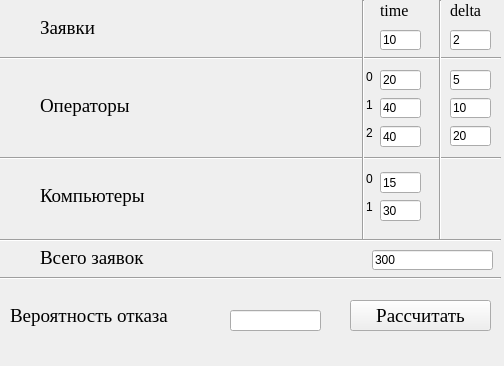
<?xml version="1.0" encoding="UTF-8"?>
<ui version="4.0">
 <class>Form</class>
 <widget class="QWidget" name="Form">
  <property name="geometry">
   <rect>
    <x>0</x>
    <y>0</y>
    <width>504</width>
    <height>366</height>
   </rect>
  </property>
  <property name="sizePolicy">
   <sizepolicy hsizetype="Preferred" vsizetype="Preferred">
    <horstretch>0</horstretch>
    <verstretch>0</verstretch>
   </sizepolicy>
  </property>
  <property name="windowTitle">
   <string>лаб</string>
  </property>
  <widget class="QLabel" name="label_op1">
   <property name="geometry">
    <rect>
     <x>366</x>
     <y>97</y>
     <width>16</width>
     <height>16</height>
    </rect>
   </property>
   <property name="text">
    <string>1</string>
   </property>
  </widget>
  <widget class="QLabel" name="label_op0">
   <property name="geometry">
    <rect>
     <x>366</x>
     <y>69</y>
     <width>16</width>
     <height>16</height>
    </rect>
   </property>
   <property name="text">
    <string>0</string>
   </property>
  </widget>
  <widget class="QLabel" name="label_comp_title">
   <property name="geometry">
    <rect>
     <x>40</x>
     <y>180</y>
     <width>147</width>
     <height>31</height>
    </rect>
   </property>
   <property name="font">
    <font>
     <family>Times New Roman</family>
     <pointsize>14</pointsize>
    </font>
   </property>
   <property name="text">
    <string>Компьютеры</string>
   </property>
  </widget>
  <widget class="QLabel" name="label_comp0">
   <property name="geometry">
    <rect>
     <x>366</x>
     <y>171</y>
     <width>16</width>
     <height>16</height>
    </rect>
   </property>
   <property name="text">
    <string>0</string>
   </property>
  </widget>
  <widget class="QLabel" name="label_op2">
   <property name="geometry">
    <rect>
     <x>366</x>
     <y>125</y>
     <width>16</width>
     <height>16</height>
    </rect>
   </property>
   <property name="text">
    <string>2</string>
   </property>
  </widget>
  <widget class="QLabel" name="label_comp1">
   <property name="geometry">
    <rect>
     <x>366</x>
     <y>199</y>
     <width>16</width>
     <height>16</height>
    </rect>
   </property>
   <property name="text">
    <string>1</string>
   </property>
  </widget>
  <widget class="QLabel" name="label_lost_clients_title">
   <property name="geometry">
    <rect>
     <x>10</x>
     <y>300</y>
     <width>201</width>
     <height>31</height>
    </rect>
   </property>
   <property name="font">
    <font>
     <family>Times New Roman</family>
     <pointsize>14</pointsize>
    </font>
   </property>
   <property name="text">
    <string>Вероятность отказа</string>
   </property>
  </widget>
  <widget class="QLabel" name="label_clients_title">
   <property name="geometry">
    <rect>
     <x>40</x>
     <y>20</y>
     <width>181</width>
     <height>16</height>
    </rect>
   </property>
   <property name="font">
    <font>
     <family>Times New Roman</family>
     <pointsize>14</pointsize>
    </font>
   </property>
   <property name="text">
    <string>Заявки</string>
   </property>
  </widget>
  <widget class="QLabel" name="label_op_title">
   <property name="geometry">
    <rect>
     <x>40</x>
     <y>90</y>
     <width>138</width>
     <height>31</height>
    </rect>
   </property>
   <property name="font">
    <font>
     <family>Times New Roman</family>
     <pointsize>14</pointsize>
    </font>
   </property>
   <property name="text">
    <string>Операторы</string>
   </property>
  </widget>
  <widget class="QPushButton" name="pushButton_model">
   <property name="geometry">
    <rect>
     <x>350</x>
     <y>300</y>
     <width>141</width>
     <height>31</height>
    </rect>
   </property>
   <property name="font">
    <font>
     <family>Times New Roman</family>
     <pointsize>14</pointsize>
    </font>
   </property>
   <property name="text">
    <string>Рассчитать</string>
   </property>
  </widget>
  <widget class="QLineEdit" name="le_lost_clients">
   <property name="geometry">
    <rect>
     <x>230</x>
     <y>310</y>
     <width>91</width>
     <height>21</height>
    </rect>
   </property>
   <property name="readOnly">
    <bool>true</bool>
   </property>
  </widget>
  <widget class="QLineEdit" name="le_op1_m">
   <property name="geometry">
    <rect>
     <x>380</x>
     <y>98</y>
     <width>41</width>
     <height>20</height>
    </rect>
   </property>
   <property name="text">
    <string>40</string>
   </property>
  </widget>
  <widget class="QLineEdit" name="le_op1_d">
   <property name="geometry">
    <rect>
     <x>450</x>
     <y>98</y>
     <width>41</width>
     <height>20</height>
    </rect>
   </property>
   <property name="text">
    <string>10</string>
   </property>
  </widget>
  <widget class="QLineEdit" name="le_op2_d">
   <property name="geometry">
    <rect>
     <x>450</x>
     <y>126</y>
     <width>41</width>
     <height>20</height>
    </rect>
   </property>
   <property name="text">
    <string>20</string>
   </property>
  </widget>
  <widget class="QLineEdit" name="le_op2_m">
   <property name="geometry">
    <rect>
     <x>380</x>
     <y>126</y>
     <width>41</width>
     <height>21</height>
    </rect>
   </property>
   <property name="text">
    <string>40</string>
   </property>
  </widget>
  <widget class="QLabel" name="label_client_pm">
   <property name="geometry">
    <rect>
     <x>450</x>
     <y>0</y>
     <width>41</width>
     <height>20</height>
    </rect>
   </property>
   <property name="font">
    <font>
     <family>Times New Roman</family>
     <pointsize>12</pointsize>
    </font>
   </property>
   <property name="text">
    <string>delta</string>
   </property>
  </widget>
  <widget class="QLineEdit" name="le_client_m">
   <property name="geometry">
    <rect>
     <x>380</x>
     <y>30</y>
     <width>41</width>
     <height>20</height>
    </rect>
   </property>
   <property name="text">
    <string>10</string>
   </property>
  </widget>
  <widget class="QLineEdit" name="le_client_d">
   <property name="geometry">
    <rect>
     <x>450</x>
     <y>30</y>
     <width>41</width>
     <height>20</height>
    </rect>
   </property>
   <property name="text">
    <string>2</string>
   </property>
  </widget>
  <widget class="QLineEdit" name="le_op0_m">
   <property name="geometry">
    <rect>
     <x>380</x>
     <y>70</y>
     <width>41</width>
     <height>20</height>
    </rect>
   </property>
   <property name="text">
    <string>20</string>
   </property>
  </widget>
  <widget class="QLabel" name="label_op0_pm">
   <property name="geometry">
    <rect>
     <x>380</x>
     <y>0</y>
     <width>41</width>
     <height>20</height>
    </rect>
   </property>
   <property name="font">
    <font>
     <family>Times New Roman</family>
     <pointsize>12</pointsize>
    </font>
   </property>
   <property name="text">
    <string>time</string>
   </property>
  </widget>
  <widget class="QLineEdit" name="le_op0_d">
   <property name="geometry">
    <rect>
     <x>450</x>
     <y>70</y>
     <width>41</width>
     <height>20</height>
    </rect>
   </property>
   <property name="text">
    <string>5</string>
   </property>
  </widget>
  <widget class="QLabel" name="label_client_count_title">
   <property name="geometry">
    <rect>
     <x>40</x>
     <y>250</y>
     <width>131</width>
     <height>16</height>
    </rect>
   </property>
   <property name="font">
    <font>
     <family>Times New Roman</family>
     <pointsize>14</pointsize>
    </font>
   </property>
   <property name="text">
    <string>Всего заявок</string>
   </property>
  </widget>
  <widget class="QLineEdit" name="le_client_count">
   <property name="geometry">
    <rect>
     <x>372</x>
     <y>250</y>
     <width>121</width>
     <height>20</height>
    </rect>
   </property>
   <property name="text">
    <string>300</string>
   </property>
  </widget>
  <widget class="QLineEdit" name="le_comp0_m">
   <property name="geometry">
    <rect>
     <x>380</x>
     <y>172</y>
     <width>41</width>
     <height>21</height>
    </rect>
   </property>
   <property name="text">
    <string>15</string>
   </property>
  </widget>
  <widget class="QLineEdit" name="le_comp1_m">
   <property name="geometry">
    <rect>
     <x>380</x>
     <y>200</y>
     <width>41</width>
     <height>21</height>
    </rect>
   </property>
   <property name="text">
    <string>30</string>
   </property>
  </widget>
  <widget class="Line" name="line">
   <property name="geometry">
    <rect>
     <x>0</x>
     <y>50</y>
     <width>501</width>
     <height>16</height>
    </rect>
   </property>
   <property name="orientation">
    <enum>Qt::Horizontal</enum>
   </property>
  </widget>
  <widget class="Line" name="line_2">
   <property name="geometry">
    <rect>
     <x>0</x>
     <y>150</y>
     <width>501</width>
     <height>16</height>
    </rect>
   </property>
   <property name="orientation">
    <enum>Qt::Horizontal</enum>
   </property>
  </widget>
  <widget class="Line" name="line_3">
   <property name="geometry">
    <rect>
     <x>430</x>
     <y>0</y>
     <width>20</width>
     <height>241</height>
    </rect>
   </property>
   <property name="orientation">
    <enum>Qt::Vertical</enum>
   </property>
  </widget>
  <widget class="Line" name="line_4">
   <property name="geometry">
    <rect>
     <x>353</x>
     <y>0</y>
     <width>20</width>
     <height>241</height>
    </rect>
   </property>
   <property name="orientation">
    <enum>Qt::Vertical</enum>
   </property>
  </widget>
  <widget class="Line" name="line_5">
   <property name="geometry">
    <rect>
     <x>0</x>
     <y>230</y>
     <width>501</width>
     <height>20</height>
    </rect>
   </property>
   <property name="orientation">
    <enum>Qt::Horizontal</enum>
   </property>
  </widget>
  <widget class="Line" name="line_6">
   <property name="geometry">
    <rect>
     <x>0</x>
     <y>270</y>
     <width>501</width>
     <height>16</height>
    </rect>
   </property>
   <property name="orientation">
    <enum>Qt::Horizontal</enum>
   </property>
  </widget>
 </widget>
 <resources/>
 <connections/>
</ui>
